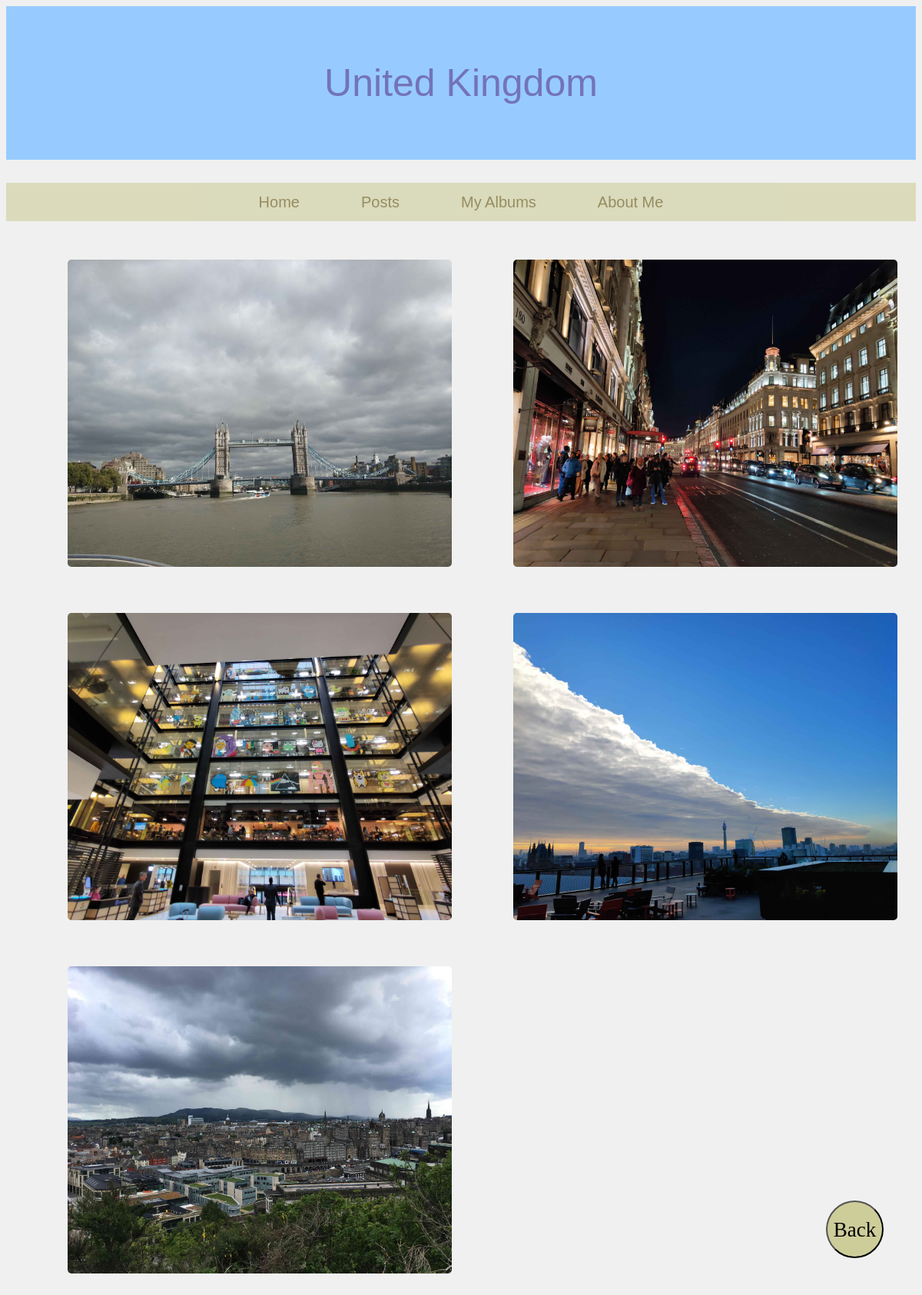
Screenshot of /daily/United Kingdom/1/ with the database file from the repository.
### blog/models.py (models this page shows, shortened)
class Gallery(models.Model):
    album_name = models.CharField(max_length=200)

class Photos(models.Model):
    album_name = models.ForeignKey(Gallery, on_delete = models.CASCADE, blank=True)
    describe = models.CharField(max_length=500, blank=True)
    photo = models.ImageField(upload_to = 'images/')
    title = models.CharField(max_length=30)
    compressed_photo = models.ImageField(upload_to = 'compressed_images/')

### blog/views.py (the view)
# urls.py: path('daily/<str:album_name>/<int:pk>/', views.daily_detail, name='daily_detail'),
def daily_detail(request, pk, album_name):
    album = get_object_or_404(Gallery, pk=pk)
    photos = Photos.objects.filter(album_name=pk)
    return render(request, 'blog/daily_detail.html',{'album':album, 'photos':photos})

### blog/templates/blog/daily_detail.html (shortened to what this page needs)
{% extends 'blog/myBase.html'%}
{% load static %}
{% block title %}
	<div class="title">{{ album.album_name }}</div>
{% endblock %}
{% block content %}
	<div class="blank">
		{% for photo1 in photos %}
			<div class ="dailyPhotoLoop">
				<div class="dailyPhoto" ><a href="{% url 'photo' pk=photo1.pk %}"><img id="myImg" src="{{photo1.compressed_photo.url}}" title={{photo1.title}}/></a></div>
			</div>
		{%endfor%}
	</div>
	<button type="button" class="backButton" onclick="back()">Back</button>
{% endblock %}

### blog/static/css/common/title.css (style rules this page uses)
div.title { background-color: #97CBFF; color: #7373B9; font-size: 50px; text-align: center; height: 200px; line-height: 200px; font-family: "Comic Sans MS", cursive, sans-serif; }

### blog/static/css/index.css (style rules this page uses)
a:link { text-decoration: none; color: #5B4B00; }

### blog/static/css/introduction.css (style rules this page uses)
body { background-color: #F3F3FA; }
.backButton { position: fixed; bottom: 50px; right: 50px; height: 75px; width: 75px; border-radius: 75px; background-color: #CDCD9A; text-align: center; line-height: 2; font-size: 27; font-family: Pangolin-Regular; cursor: pointer; }

### blog/static/css/daily.css (style rules this page uses)
.blank { margin-top: 20px; margin-bottom: 70px; }
.dailyPhoto { margin-left: 80px; padding-top: 30px; float: left; margin-bottom: 30px; width: auto; display: inline; }
.dailyPhoto img { height: 400px; width: auto; max-width: 500; border-radius: 5px; transition: 0.3s; }

### blog/static/css/myBase.css (style rules this page uses)
body { background-color: #F0F0F0; }
.backButton { position: fixed; bottom: 50px; right: 50px; height: 75px; width: 75px; border-radius: 75px; background-color: #CDCD9A; text-align: center; line-height: 2; font-size: 27; font-family: Pangolin-Regular; cursor: pointer; }

### rows the page displays
Gallery: album_name "United Kingdom"
Photos: compressed_photo (picture)
Photos: compressed_photo (picture)
Photos: compressed_photo (picture)
Photos: compressed_photo (picture)
Photos: compressed_photo (picture)
